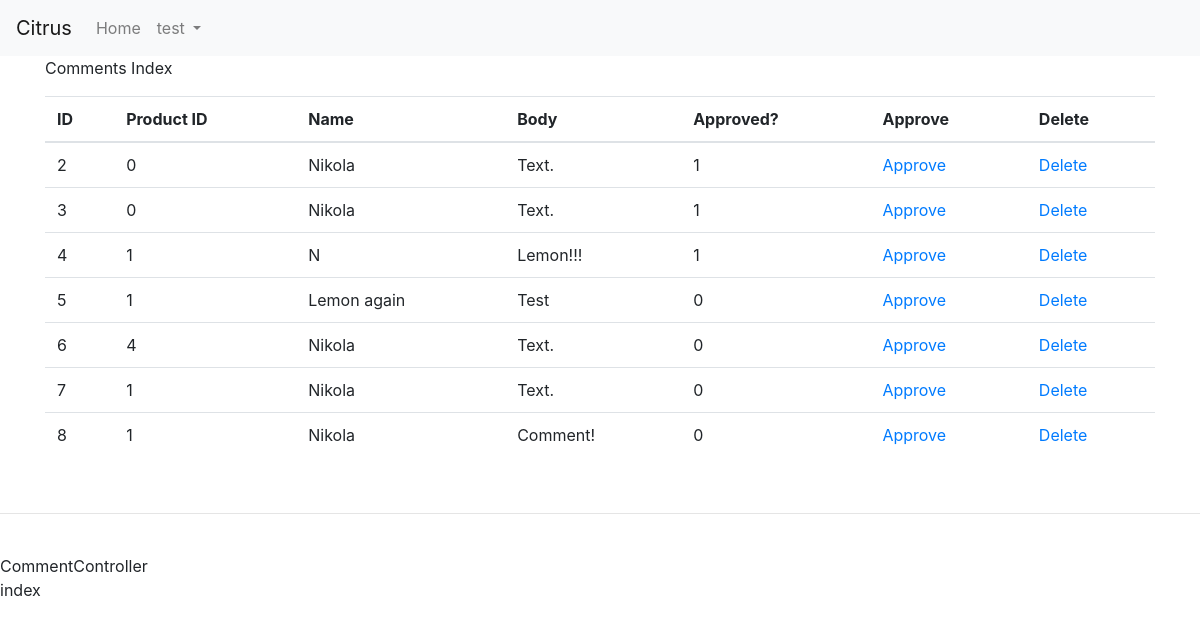
/comment/ (signed in), run on the app's committed database.
### tables this page shows
CREATE TABLE `comments` (
  `id` int(11) NOT NULL,
  `product_id` int(11) NOT NULL,
  `name` varchar(191) NOT NULL,
  `email` varchar(191) NOT NULL,
  `body` varchar(191) NOT NULL,
  `is_approved` tinyint(1) NOT NULL
);

### App/Http/Controllers/CommentController.php (called while the page is built, shortened)
<?php
class CommentController {
    public function index() {
        if (AdminGate::open()) {
            $comments = new Comment();
            $comments = $comments->fetchAll();
            return view("comment/index", compact("comments"));
        } else return unauthorized();
    }
}

### App/Http/Director.php (called while the page is built, shortened)
<?php
class Director {
    public $controller;
    public $action;
    public $parameters;
    public $errors = false;
    public function __construct() {
        $this->router = new Router();
        $this->controller = $this->router->controller;
        $this->action = $this->router->action;
        $this->parameters = $this->router->parameters;
        $this->direct();
    }
    public function findController() {
        $this->controller = ucfirst($this->controller) . "Controller";
    }
    public function findAction() {
        if ($this->errors != true) {
            $setAction = $this->action;
            if ((is_numeric($this->action)) && (method_exists("App\\Http\\Controllers\\" . $this->controller,
                "show"))) {
                $this->action = "show";
                $this->parameters = $setAction;
            }
            else if ((method_exists("App\\Http\\Controllers\\" . $this->controller, "index")) &&
                ($setAction == "")) {
                $this->action = "index";
            }
        }
    }
    public function direct() {
        $ctrl = new $ctrl;
        call_user_func(array($ctrl, $this->action), $this->parameters);
    }
}

### App/Models/DBQuery.php (called while the page is built, shortened)
<?php
class Model
{
    public $tableName;
    public function db()
    {
        $host = $GLOBALS['db_hostname'];
        $db = $GLOBALS['db_name'];
        $user = $GLOBALS['db_username'];
        $pass = $GLOBALS['db_password'];
        $dsn = "mysql:host=$host;dbname=$db;";
        $options = [
            PDO::ATTR_ERRMODE => PDO::ERRMODE_EXCEPTION,
            PDO::ATTR_DEFAULT_FETCH_MODE => PDO::FETCH_OBJ,
            PDO::ATTR_EMULATE_PREPARES => false,
        ];
        try {
            $pdo = new PDO($dsn, $user, $pass, $options);
            return $pdo;
        } catch (\PDOException $e) {
            throw new \PDOException($e->getMessage(), (int)$e->getCode());
        }
    }
    public function fetchAll()
    {
        return $this->db()->query("SELECT * FROM " . $this->tableName)->fetchAll();
    }
}

### App/Models/Comment.php (called while the page is built, shortened)
<?php
class Comment extends Model {
    public function __construct() {
        $this->tableName = "comments";
    }
}

### App/Http/Request.php (called while the page is built, shortened)
<?php
class Request {
    public  function __construct() {
        $this->uri = $_SERVER['REQUEST_URI'];
        $this->method = $_SERVER['REQUEST_METHOD'];
        return $this;
    }
}

### App/Http/Router.php (called while the page is built, shortened)
<?php
class Router {
    public $uri;
    public $routeParameters;
    public function __construct() {
        $request = new Request();
        $this->uri = $this->sanitizeURI($request->uri);
    }
    private function sanitizeURI($uri) {
        return trim($uri);
    }
    public function setRouteParameters() {
        $this->routeParameters = explode("/", $this->uri);
    }
    public function setController() {
        if (isset($this->routeParameters[1])) {
            $this->controller = $this->routeParameters[1];
        }
    }
    public function setAction() {
        if (isset($this->routeParameters[2])) {
            $this->action = $this->routeParameters[2];
        }
    }
}

### App/Gates/AdminGate.php (called while the page is built, shortened)
<?php
class AdminGate {
    public static function open() {
        if (isset($_SESSION['is_admin'])) {
            if ($_SESSION['is_admin']) {
                return true;
            } else return false;
        } else return false;
    }
}

### Views/comment/index.view.php (the view)
<div class="container">
    <p>Comments Index</p>
    <div>
        <table class="table">
            <thead>
            <tr>
                <th>ID</th>
                <th>Product ID</th>
                <th>Name</th>
                <th>Body</th>
                <th>Approved?</th>
                <th>Approve</th>
                <th>Delete</th>
            </tr>
            </thead>
            <tbody>
            <?php foreach ($comments as $comment) { ?>
                <tr>
                    <td><?=$comment->id?></td>
                    <td><?=$comment->product_id?></td>
                    <td><?=$comment->name?></td>
                    <td><?=$comment->body?></td>
                    <td><?=$comment->is_approved?></td>
                    <td> <a href="/comment/approve/<?=$comment->id?>">Approve</a> </td>
                    <td> <a href="/comment/delete/<?=$comment->id?>">Delete</a> </td>
                </tr>
            <?php } ?>
            </tbody>
        </table>
    </div>
</div>

### App/Http/Helpers/helpers.php (shortened to what this page needs)
<?php
function view($viewName, $data = [], $extra =[]) {
    extract($data);
    return require_once "../Views/" . $viewName . ".view.php";
}
function layout() {
    if (file_exists("../Views/layout/layout.view.php")) {
        return require_once "../Views/layout/layout.view.php";
    }
}

### Views/layout/layout.view.php (shortened to what this page needs)
<head>
<link rel="stylesheet" href="https://cdn.jsdelivr.net/npm/bootstrap@4.6.0/dist/css/bootstrap.min.css">
    <nav class="navbar navbar-expand-lg navbar-light bg-light">
        <a class="navbar-brand" href="/">Citrus</a>
        <div class="collapse navbar-collapse" id="navbarSupportedContent">
            <ul class="navbar-nav mr-auto">
                <li class="nav-item">
                    <a class="nav-link" href="/">Home <span class="sr-only">(current)</span></a>
                </li>
                <li class="nav-item dropdown">
                    <a class="nav-link dropdown-toggle" href="#" id="navbarDropdown" role="button" data-toggle="dropdown" aria-haspopup="true" aria-expanded="false">
                         <?=$_SESSION['name'] ?? "Admin" ?>
                    </a>
                </li>
            </ul>
        </div>
    </nav>
</head>

### public/index.php (shortened to what this page needs)
<?php
require_once '../App/Http/Helpers/helpers.php';
layout();
$router = new \App\Http\Director();
echo "<br> <hr> <br>";
echo $router->controller;
echo $router->action;

### data on the page
comments: id "2", product "0", name "Nikola", body "Text.", is_approved "1"
comments: id "3", product "0", name "Nikola", body "Text.", is_approved "1"
comments: id "4", product "1", name "N", body "Lemon!!!", is_approved "1"
comments: id "5", product "1", name "Lemon again", body "Test", is_approved "0"
comments: id "6", product "4", name "Nikola", body "Text.", is_approved "0"
comments: id "7", product "1", name "Nikola", body "Text.", is_approved "0"
comments: id "8", product "1", name "Nikola", body "Comment!", is_approved "0"

### other printed values
$_SESSION['name'] "test"
$router->controller "CommentController"
$router->action "index"
